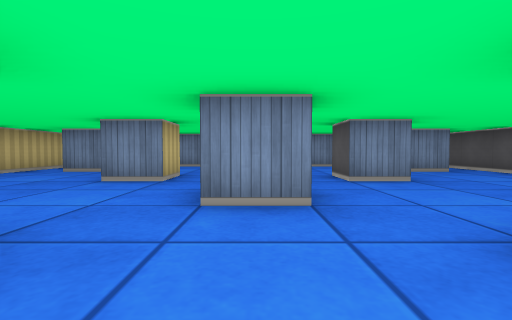
view 1 (above)

24 first-person views from a walk through a cub3D level. The camera is about half as high as the walls, tilts 2° down and sees 85° across. The floor is counted in squares. Each view is taken from the middle of a square. On the plan, view 1 faces up. The plan holds only what a view shows up to about 9 squares ahead; the rest is blank.

view 2
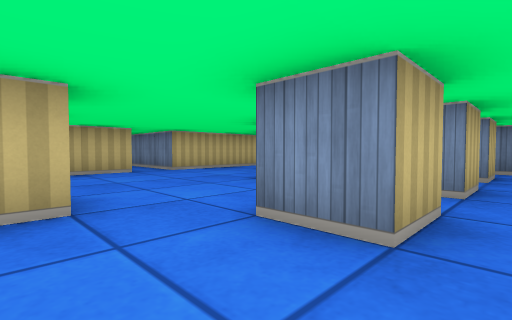

view 3
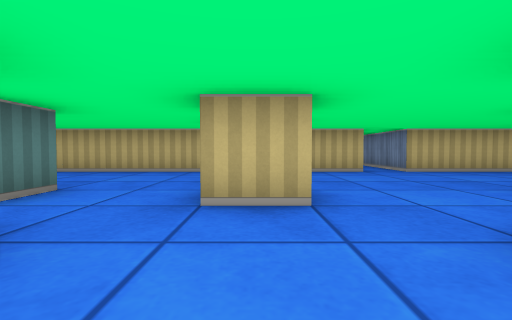

view 4
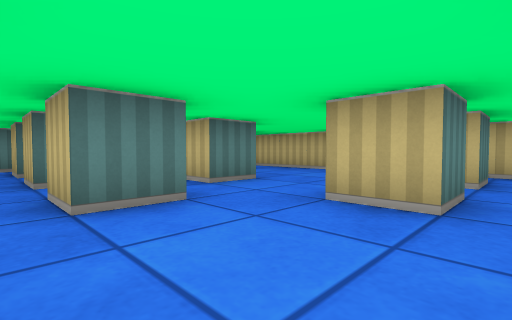

view 5
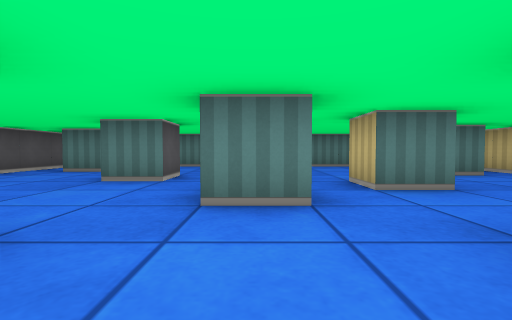

view 6
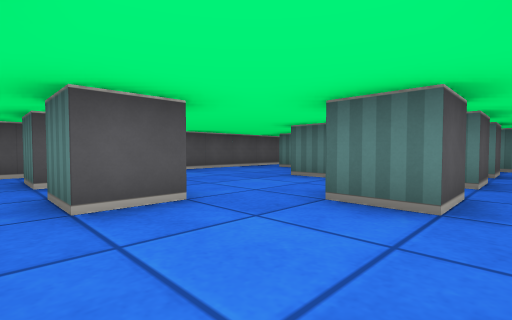

view 7
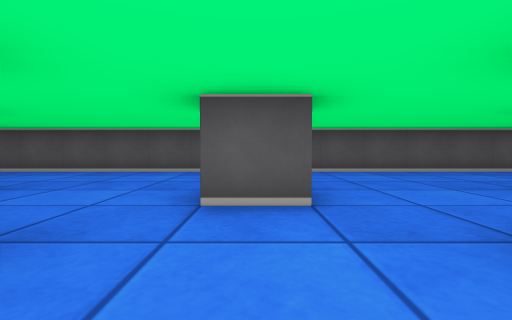

view 8
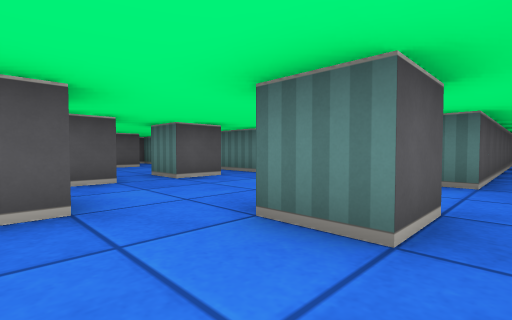

view 9
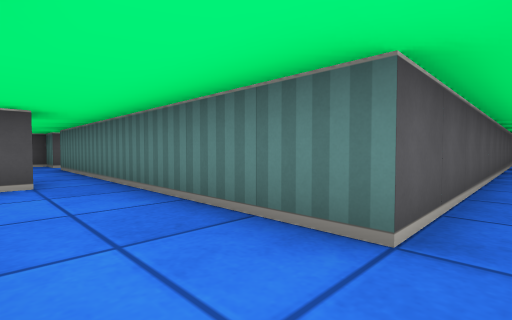

view 10
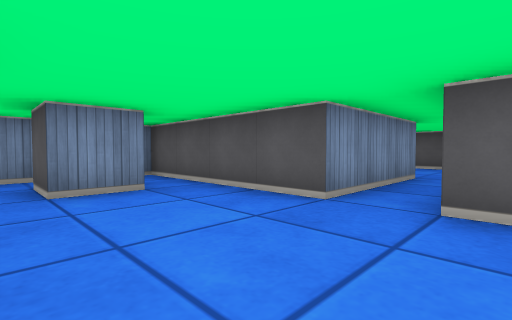

view 11
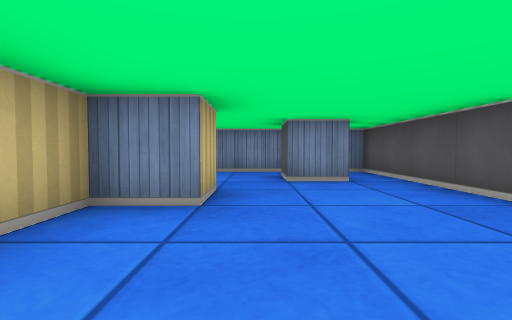

view 12
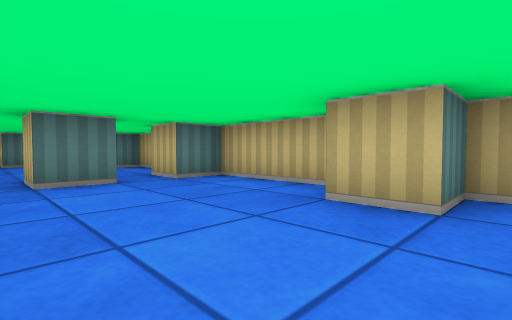

view 13
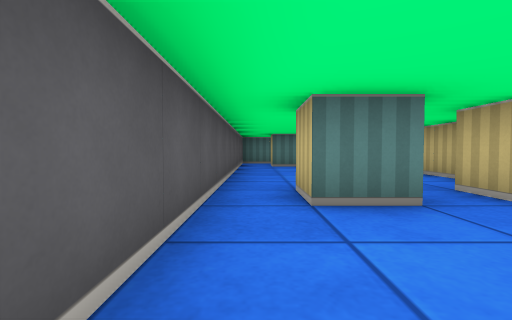

view 14
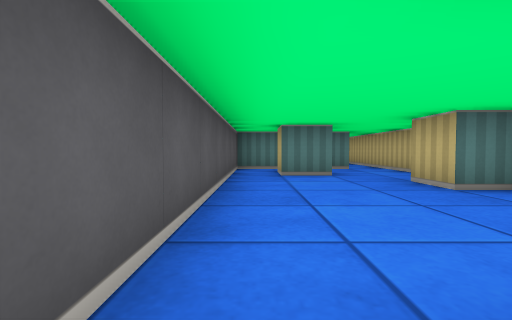

view 15
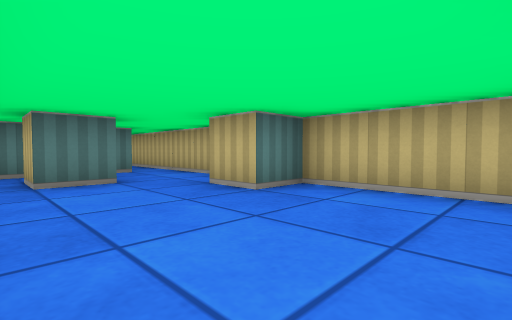

view 16
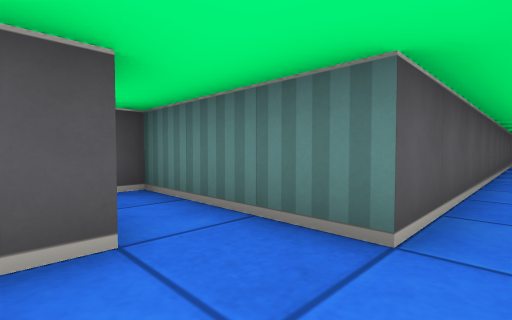

view 17
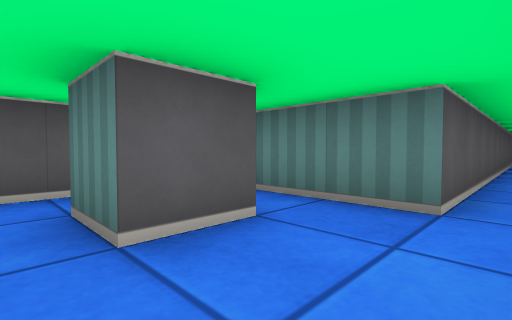

view 18
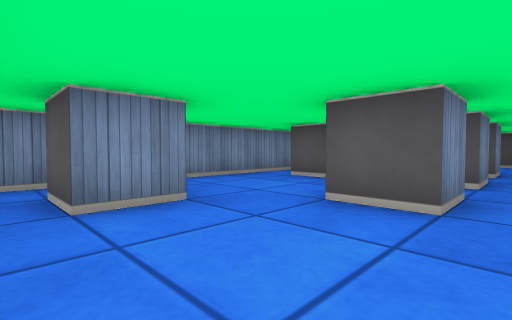

view 19
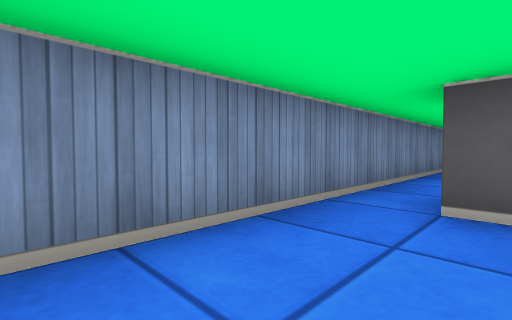

view 20
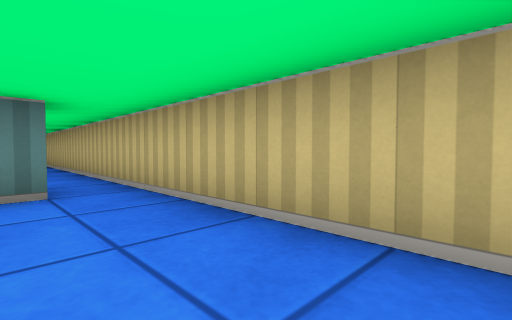

view 21
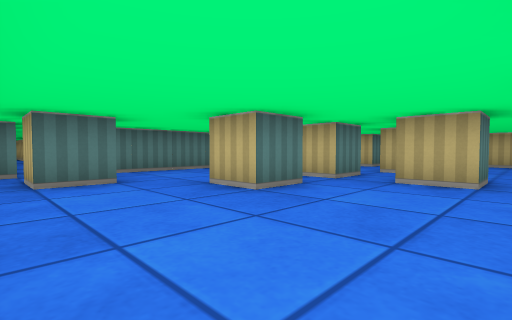

view 22
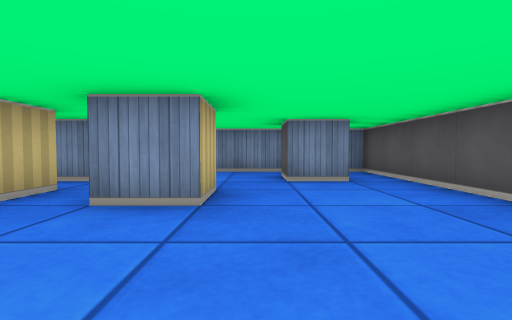

view 23
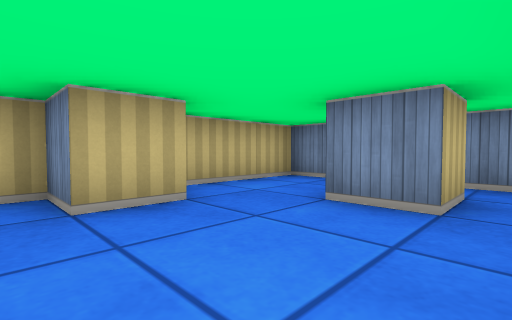

view 24
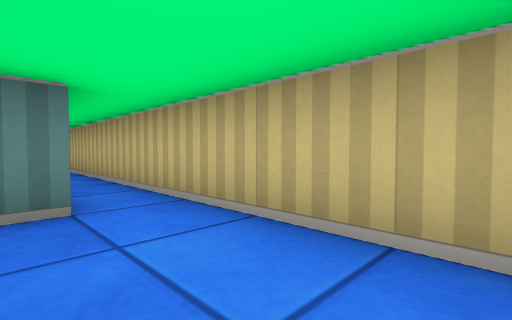

### Floor plan
Points are (right, up) in squares from view 1. A wall is a line through its corners. A room is listed if a view was taken in it or the views show most of it. See-through windows are left out.
Room 1 (views 1, 2, 3, 4, 5, 6, 7, 8, 9, 18, 19, 20, 21, 22)
walls: (-0.5, -1.6) (-0.5, -0.5) (0.5, -0.5) (0.5, -1.5); (-0.5, -3.6) (-0.5, -2.5) (0.5, -2.5) (0.5, -3.5); (1.5, -3.5) (1.5, -2.5) (2.5, -2.5) (2.5, -3.5); (-2.5, -2.6) (-2.5, -2); (-2.6, -1.5) (-1.5, -1.5) (-1.5, -2.5); (1.5, 0.4) (1.5, 1.5) (2.5, 1.5); (-0.5, -5.6) (-0.5, -4.5) (0.5, -4.5) (0.5, -5.5); (3.4, -4.5) (4.5, -4.5) (4.5, -5.5); (-2.6, 1.5) (-1.5, 1.5) (-1.5, 0.5); (3.4, 1.5) (4.5, 1.5); (3.5, -5.5) (3.5, -4.8); (-4.5, -4.6) (-4.5, -3.5) (-3.5, -3.5) (-3.5, -3.9); (0.5, 3.6) (0.5, 2.5) (-0.5, 2.5); (-4.6, 1.5) (-3.5, 1.5); (4.4, -6.5) (5.5, -6.5) (5.5, -0.2); (5.5, 1.4) (5.5, 8.5) (-4.9, 8.5); (0.5, 5.5) (0.5, 4.5) (-0.5, 4.5); (-1.5, 5.5) (-1.5, 4.5) (-2.5, 4.5) (-2.5, 5.5); (-5.5, 3.6) (-5.5, -10.5); (2.5, 5.5) (2.5, 4.5) (1.5, 4.5) (1.5, 5.5); (-3.4, 6.5) (-4.5, 6.5) (-4.5, 7.5); (0.5, 7.5) (0.5, 6.5) (-0.5, 6.5) (-0.5, 7.5); (4.6, 6.5) (3.5, 6.5) (3.5, 7.4); (-5.5, 8) (-5.5, 4.5) (-8.5, 4.5); (-4.5, -16.2) (-4.5, -6.5) (3.5, -6.5)
ways out: opening at (-8, 4) to room 2
Room 2 (views 10, 11, 12, 13, 14, 15, 16, 17, 23, 24)
walls: (-12.5, -4) (-12.5, -11.5); (-10.5, -5.6) (-10.5, -4.5) (-9.5, -4.5) (-9.5, -5.5); (-12.5, -0.1) (-12.5, -2.5) (-11.5, -2.5) (-11.5, -3.5); (-10.6, 1.5) (-9.5, 1.5) (-9.5, 0.5); (-8.5, 4.5) (-8.5, 8.5) (-12.5, 8.5) (-12.5, 5.5) (-11.5, 5.5) (-11.5, 4.5) (-12.5, 4.5) (-12.5, 1.5) (-11.5, 1.5) (-11.5, 0.5); (-9.5, 7.6) (-9.5, 6.5) (-10.5, 6.5) (-10.5, 7.5); (-11.5, -16.2) (-11.5, -6.5) (-8.5, -6.5) (-8.5, 3.5)
ways out: opening at (-8, 4) to room 1

Positions as (right, up) in squares from view 1, and headings:
1: (0, 0), facing up
2: (1, 1), facing up-left
3: (1, 1), facing left
4: (1, 2), facing down-left
5: (0, 2), facing down
6: (-1, 2), facing down-right
7: (-1, 1), facing right
8: (-5, -2), facing down-right
9: (-5, -5), facing down-right
10: (-11, 3), facing up-right
11: (-11, 2), facing up
12: (-9, 6), facing down-left
13: (-9, 4), facing down
14: (-9, 1), facing down
15: (-9, 0), facing down-left
16: (-12, -5), facing down-right
17: (-12, -4), facing down-right
18: (-5, 4), facing up-right
19: (-3, 7), facing up-right
20: (-4, 0), facing down-left
21: (5, 0), facing down-left
22: (3, 2), facing up
23: (-9, 4), facing up-left
24: (-11, -4), facing down-left
